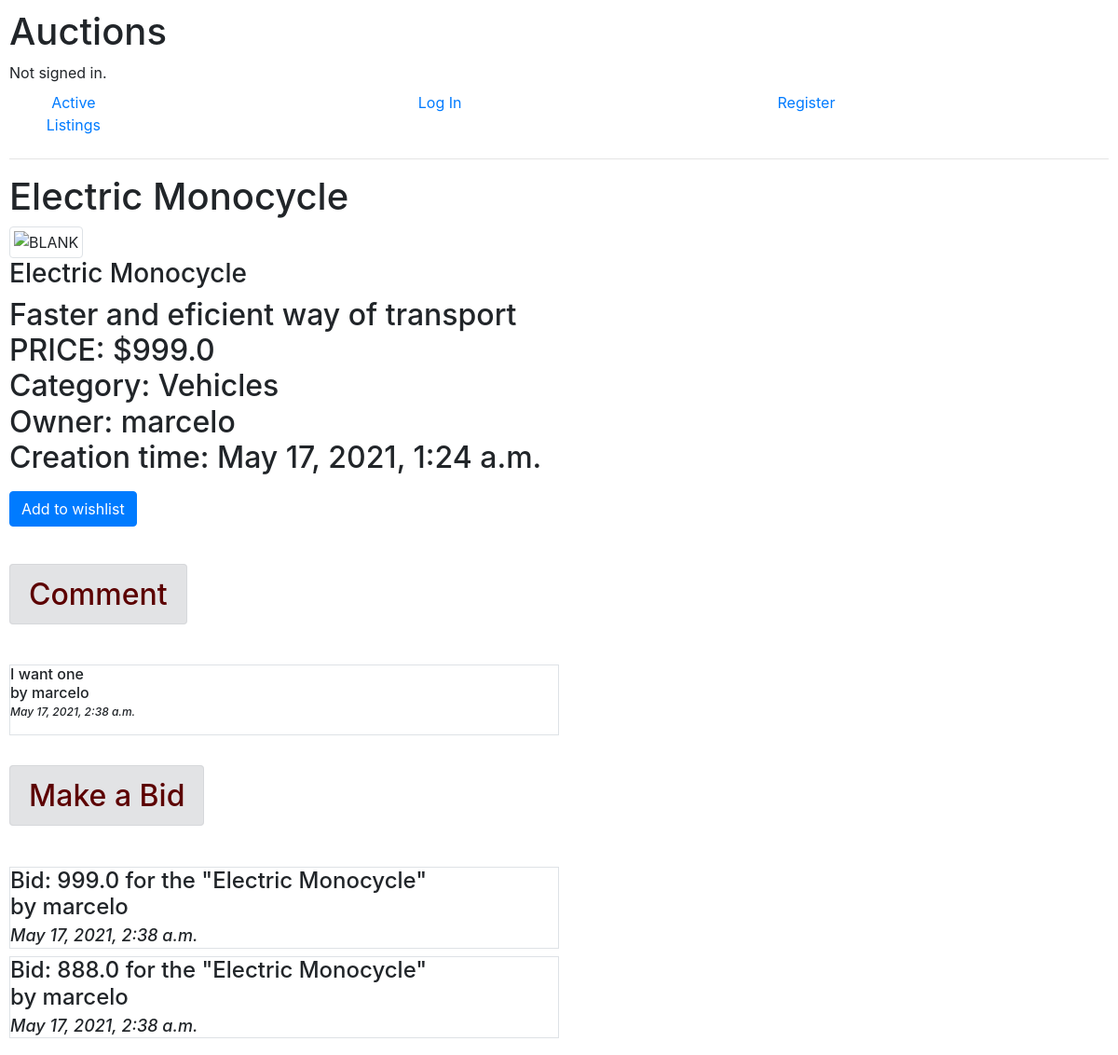
The app's page /auctions/2 with its own data.
### auctions/models.py (models this page shows, shortened)
class AuctionListing(models.Model):
    title = models.CharField(max_length=64)
    descript = models.CharField(max_length=128)
    image = models.URLField()
    category = models.ForeignKey(
        Category, on_delete=models.CASCADE, related_name="auctioncategory")
    price = models.FloatField(blank=0.0, default=1.0)
    datecreate = models.DateTimeField(auto_now_add=True)
    userauction = models.CharField(
        max_length=64)
    openess = models.BooleanField(default=True)
    winner = models.CharField(max_length=64, default="")
    datefinished = models.DateTimeField(auto_now=True)
    class Meta:
        ordering = ['title']

class Category(models.Model):
    categoryname = models.CharField(max_length=32)
    categoryimage = models.URLField(
        blank=True, default='blank')
    def __str__(self):
        return f"{self.categoryname}"

class Comments(models.Model):
    commentarea = models.CharField(
        max_length=256, blank="", default="")
    auction = models.ForeignKey(
        AuctionListing, on_delete=models.CASCADE, related_name="auctioncomment", default="default")
    usercomment = models.ForeignKey(
        User, on_delete=models.CASCADE, related_name="usercomment")
    datecreate = models.DateTimeField(auto_now_add=True)

class User(AbstractUser):
    userwishes = models.ManyToManyField(
        AuctionListing, through='UserWishlist', default=None)

class Bids(models.Model):
    bid = models.FloatField(blank=0.0)
    auction = models.ForeignKey(
        AuctionListing, on_delete=models.CASCADE, related_name="auctionbid", default=1.1)
    userbid = models.ForeignKey(
        User, on_delete=models.CASCADE, related_name="userbid")
    datecreate = models.DateTimeField(auto_now_add=True)

### auctions/views.py (the view)
# urls.py: path("auctions/<int:auction_id>", views.display, name="auctiondisplay"),
def display(request, auction_id):
    auctiondisplay = AuctionListing.objects.get(pk=auction_id)
    auctiondisplayall = AuctionListing.objects.all()
    commentsdisplayall = Comments.objects.all()
    bidsall = Bids.objects.all()
    wishlists = UserWishlist.objects.all()
    onwithlist = True
    endauction = False
    if request.user.is_authenticated:
        if wishlists.filter(auctions=auctiondisplay, users=request.user):
            onwithlist = False
        if auctiondisplay.userauction == request.user.username:
            endauction = True
    return render(request, "auctions/auctiondisplay.html", {
        "auctiondisplay": auctiondisplay,
        "auctiondisplayall": auctiondisplayall,
        "bidsall": reversed(bidsall.all()),
        "BidsForm": BidsForm(),
        "comment": CommentsForm(),
        "commentsall": reversed(commentsdisplayall),
        "wishlists": wishlists,
        "onwithlist": onwithlist,
        "endauction": endauction,
    })

### auctions/views.py
class BidsForm(ModelForm):
    class Meta:
        model = Bids
        exclude = ['userbid', 'auction', 'datecreate']

class CommentsForm(ModelForm):
    class Meta:
        model = Comments
        exclude = ['auction', 'usercomment', 'datecreate']

### auctions/templates/auctions/auctiondisplay.html (shortened to what this page needs)
{% extends "auctions/layout.html" %}
{% block body %}
<h1>{{auctiondisplay.title}}</h1>
<div>
    <img src="{{auctiondisplay.image}}" class="img-fluid img-thumbnail" style="max-width: 35%;" alt="BLANK">
    <h3>{{auctiondisplay.title}}</h3>
    <h2>
        <p>{{auctiondisplay.descript}}<br>PRICE: ${{auctiondisplay.price}}<br>Category: {{auctiondisplay.category}}
            <br>Owner: {{auctiondisplay.userauction}} <br>Creation time: {{auctiondisplay.datecreate}}
        </p>
    </h2>
    {% if onwithlist and auctiondisplay.openess %}
    <p>
    <form action="{% url 'wishlist' auctiondisplay.id  %}" method="POST">
        <input class="btn btn-primary" type="submit" value="Add to wishlist">
    </form>
    </p>
    {% endif %}
    {% if user.id and auctiondisplay.openess %}
    <form action="{% url 'newcomment' auctiondisplay.id  %}" method="POST">
        {% csrf_token %}
        <div>{{comment.commentarea}}
            <input type="submit" class="btn btn-primary" value="Comment">
        </div>
    </form>
    {% elif auctiondisplay.openess == False %}
    <br>
    <div class="alert alert-secondary" role="alert">
        <h1>Auction Closed - no further comments alowed</h1>
    </div>
    {% else %}
    <h2>
        <p><br><a class="alert alert-secondary" href="{% url 'login' %}" style="color: rgb(92, 0, 0);">Comment</a>
    </h2><br>
    {% endif %}
    {% for comm in commentsall %}
    {% if comm.auction == auctiondisplay %}
    <h6 class="border" style="max-width: 50%;">
        <p> {{ comm.commentarea }} <br> by {{ comm.usercomment }}
            <br>
            <cite style="font-size: 75%;">{{ comm.datecreate }}</cite>
        </p>
    </h6>
    {% endif %}
    {% endfor %}
</div>
<div>
    {% if user.id and auctiondisplay.openess %}
    <form action="{% url 'newbiding' auctiondisplay.id %}" method="POST">
        {% csrf_token %}
        {{ BidsForm.bid }}
        <input type="submit" class="btn btn-primary" value="bid">
    </form>
    {% elif auctiondisplay.openess == False %}
    <br>
    <div class="alert alert-secondary" role="alert">
        <h1>Auction Closed - no further bidding alowed</h1>
    </div>
    {% else %}
    <h2>
        <p><br><a class="alert alert-secondary" href="{% url 'login' %}" style="color: rgb(92, 0, 0);">Make a
                Bid</a>
    </h2><br>
    {% endif %}
    {% for bids in bidsall %}
    {% if bids.auction.id == auctiondisplay.id %}
    <h4 class="border" style="max-width: 50%;">Bid: {{bids.bid}} for the "{{bids.auction.title}}" <br>
        by {{bids.userbid}}
        <br><cite style="font-size: 75%;">{{ bids.datecreate }}</cite>
    </h4>
    {% endif %}
    {% endfor %}
</div>
{% endblock %}

### auctions/static/auctions/styles.css (style rules this page uses)
body { padding: 10px; }
a { max-width: 35%; }

### records on screen
AuctionListing: title "Electric Monocycle", descript "Faster and eficient way of transport", price "999.0", category "Vehicles", userauction "marcelo", datecreate "May 17, 2021, 1:24 a.m."
Comments: commentarea "I want one", usercomment "marcelo", datecreate "May 17, 2021, 2:38 a.m."
Bids: bid "999.0", auction "Electric Monocycle", userbid "marcelo", datecreate "May 17, 2021, 2:38 a.m."
Bids: bid "888.0", auction "Electric Monocycle", userbid "marcelo", datecreate "May 17, 2021, 2:38 a.m."
